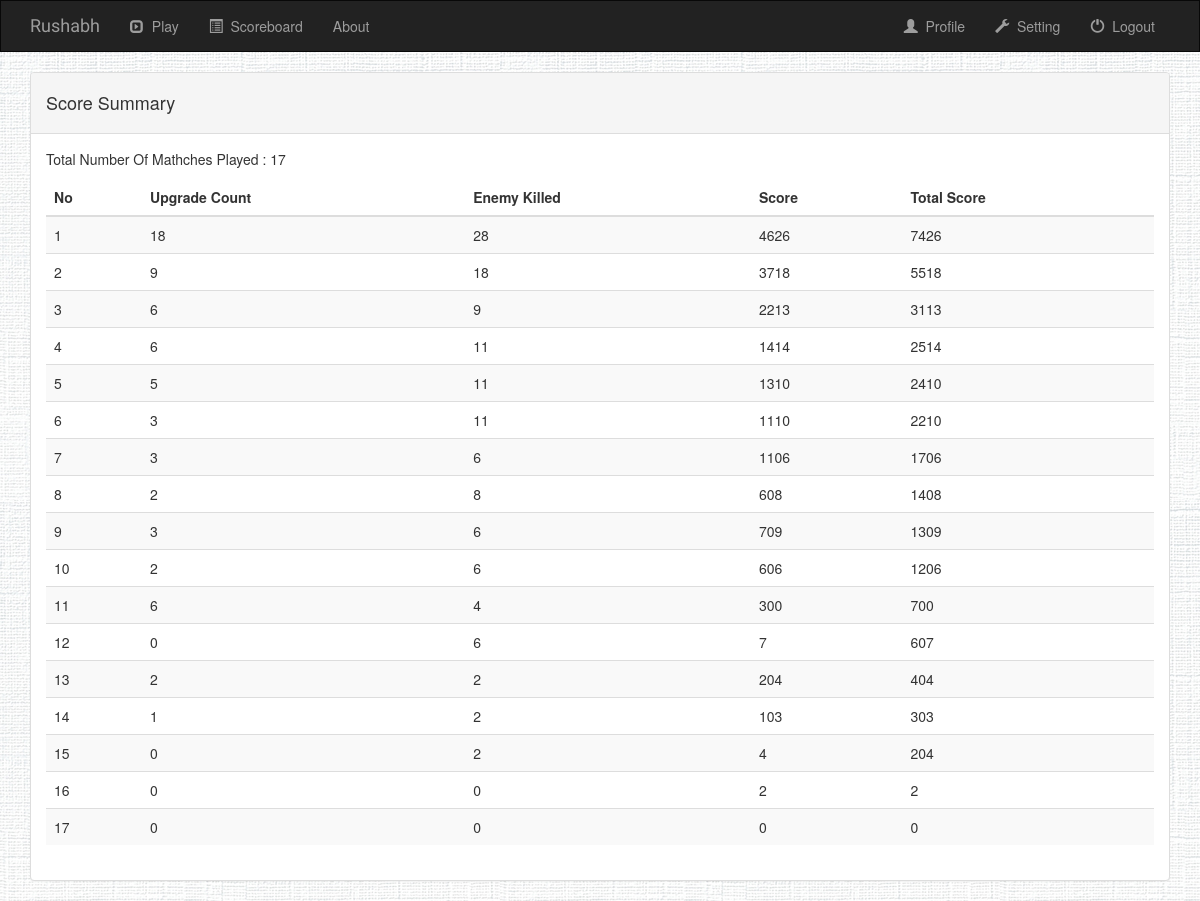
Page /game/gamelist/game1/profile/ (signed in) on the committed database.
### gamelist/models.py (models this page shows, shortened)
class Scoreboard(models.Model):
	user = models.ForeignKey(User,on_delete=models.CASCADE)
	score = models.IntegerField()
	enemyKilled = models.IntegerField()
	upgradeCount = models.IntegerField()

### gamelist/views.py (the view)
def profile_view(request):
    score = Scoreboard.objects.filter(user__username=request.user).annotate(tscore= F('score') + 100 * F('enemyKilled')).order_by('-tscore')
    count = Scoreboard.objects.filter(user__username=request.user).count()
    return render(request, "gamelist/profile.html", {'all_score' : score ,'count': count})

### gamelist/templates/gamelist/profile.html (shortened to what this page needs)
{% extends 'game/base.html'%}
{% block body %}
        <div class="container">
        <div class="panel panel-default">
            <div class="panel-heading"><h4>Score Summary</h4></div>
                <div class="panel-body">
                <p>Total Number Of Mathches Played : {{ count }}</p>
              <table class="table table-striped" id="tb">
                <thead>
                    <tr>
                        <th>No</th>
                        <th>Upgrade Count</th>
                        <th>Enemy Killed</th>
                        <th>Score</th>
                        <th>Total Score</th>
                    </tr>
                </thead>
                <tbody id="table">
                {% for s in all_score %}
                 <tr>
                        <td>{{ forloop.counter }}</td>
                        <td>{{ s.upgradeCount }}</td>
                        <td>{{ s.enemyKilled }}</td>
                        <td>{{ s.score }}</td>
                        <td>{{ s.tscore }}</td>
                </tr>
                {% endfor %}
                </tbody>
            </table>
    </div>
</div>
</body>
{% endblock %}

### game/static/game/style.css (style rules this page uses)
body { background: white url(images/whitw_texture.jpg); }

### rows in the picture
Scoreboard: upgradeCount "18", enemyKilled "28", score "4626", tscore "7426"
Scoreboard: upgradeCount "9", enemyKilled "18", score "3718", tscore "5518"
Scoreboard: upgradeCount "6", enemyKilled "9", score "2213", tscore "3113"
Scoreboard: upgradeCount "6", enemyKilled "11", score "1414", tscore "2514"
Scoreboard: upgradeCount "5", enemyKilled "11", score "1310", tscore "2410"
Scoreboard: upgradeCount "3", enemyKilled "11", score "1110", tscore "2210"
Scoreboard: upgradeCount "3", enemyKilled "6", score "1106", tscore "1706"
Scoreboard: upgradeCount "2", enemyKilled "8", score "608", tscore "1408"
Scoreboard: upgradeCount "3", enemyKilled "6", score "709", tscore "1309"
Scoreboard: upgradeCount "2", enemyKilled "6", score "606", tscore "1206"
Scoreboard: upgradeCount "6", enemyKilled "4", score "300", tscore "700"
Scoreboard: upgradeCount "0", enemyKilled "6", score "7", tscore "607"
Scoreboard: upgradeCount "2", enemyKilled "2", score "204", tscore "404"
Scoreboard: upgradeCount "1", enemyKilled "2", score "103", tscore "303"
Scoreboard: upgradeCount "0", enemyKilled "2", score "4", tscore "204"
Scoreboard: upgradeCount "0", enemyKilled "0", score "2", tscore "2"
Scoreboard: upgradeCount "0", enemyKilled "0", score "0", tscore "0"

### other values in the picture
{{ count }} "17"
